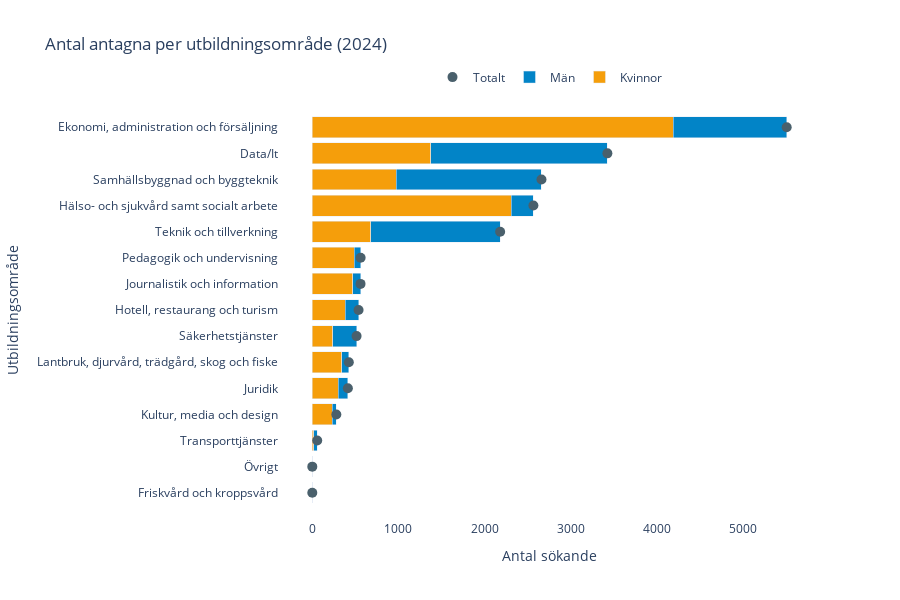

Notebook source saved alongside this figure:
### Code cell
def plot_stacked_bar_antagna(df: pd.DataFrame, year: int = None) -> None:
    """
    Plots a horizontal stacked bar chart showing gender distribution of admitted students by education area.
    
    Parameters:
        df: DataFrame with columns: kön, utbildningsområde, ålder, [2020-2024]
        year: Year to plot data for (int or str). If None, uses latest available year
    
    Returns:
        None - displays a Plotly figure
    """
    import plotly.graph_objects as go
    import pandas as pd
    
    # Input validation
    if df.empty:
        raise ValueError("DataFrame is empty")
    
    # Rename columns for consistency
    df.columns = ["kön", "utbildningsområde", "ålder", "2020", "2021", "2022", "2023", "2024"]
    df = df.fillna(0)

    # Ensure year columns are int
    year_columns = ["2020", "2021", "2022", "2023", "2024"]
    for col in year_columns:
        df[col] = pd.to_numeric(df[col], errors="coerce").fillna(0).astype(int)

    # Melt to long format
    df_long = df.melt(
        id_vars=["kön", "utbildningsområde", "ålder"],
        var_name="år",
        value_name="antal"
    )
    df_long["antal"] = pd.to_numeric(df_long["antal"], errors="coerce").fillna(0).astype(int)

    # Filter data
    df_filtered = df_long[
        (df_long["ålder"].str.lower() == "totalt") & 
        (df_long["utbildningsområde"].str.lower() != "totalt")
    ]

    # Select year
    if year is None:
        year = df_filtered["år"].max()
    year = str(year)
    
    if year not in year_columns:
        raise ValueError(f"Year must be one of {year_columns}")
        
    current_data = df_filtered[df_filtered["år"] == year]

    # Create pivot table
    pivot_df = current_data.pivot_table(
        index="utbildningsområde",
        columns="kön",
        values="antal",
        aggfunc="sum"
    ).fillna(0).reset_index()

    # Format column names
    pivot_df.columns.name = None
    pivot_df.rename(columns={
        "kvinnor": "Kvinnor",
        "män": "Män",
        "totalt": "Totalt"
    }, inplace=True)

    # Ensure numbers are int
    for col in ["Kvinnor", "Män", "Totalt"]:
        if col in pivot_df.columns:
            pivot_df[col] = pd.to_numeric(pivot_df[col], errors="coerce").fillna(0).astype(int)

    # Sort by total admitted students
    pivot_df = pivot_df.sort_values("Totalt")

    # Create visualization
    fig = go.Figure()
    
    # Add stacked bars
    fig.add_trace(go.Bar(
        x=pivot_df["Kvinnor"],
        y=pivot_df["utbildningsområde"],
        name="Kvinnor",
        orientation="h",
        marker_color="#f59e0b"
    ))
    fig.add_trace(go.Bar(
        x=pivot_df["Män"],
        y=pivot_df["utbildningsområde"],
        name="Män",
        orientation="h",
        marker_color="#0284c7"
    ))
    
    # Add total markers
    fig.add_trace(go.Scatter(
        x=pivot_df["Totalt"],
        y=pivot_df["utbildningsområde"],
        mode="markers",
        name="Totalt",
        marker=dict(color="#4A606C", size=10, symbol="circle"),
        showlegend=True
    ))

    # Layout configuration
    fig.update_layout(
        barmode="stack",
        title=f"Antal antagna per utbildningsområde ({year})",
        xaxis_title="Antal sökande",
        yaxis_title="Utbildningsområde",
        plot_bgcolor="white",
        paper_bgcolor="white",
        height=600,
        legend=dict(
            orientation="h",
            yanchor="bottom",
            y=1.02,
            xanchor="center",
            x=0.5
        )
    )
    
    fig.show()

# Example usage:
plot_stacked_bar_antagna(df, year=2024)

### Figure 1 — Plotly figure (JSON) as saved in the notebook; plotly's stock layout.template omitted (floating-point values rounded to 4 significant figures)
{"data": [{"marker": {"color": "#f59e0b"}, "name": "Kvinnor", "orientation": "h", "type": "bar", "x": [0, 0, 18, 233, 304, 344, 236, 383, 468, 487, 679, 2312, 973, 1376, 4192], "y": ["Friskvård och kroppsvård", "Övrigt", "Transporttjänster", "Kultur, media och design", "Juridik", "Lantbruk, djurvård, trädgård, skog och fiske", "Säkerhetstjänster", "Hotell, restaurang och turism", "Journalistik och information", "Pedagogik och undervisning", "Teknik och tillverkning", "Hälso- och sjukvård samt socialt arbete", "Samhällsbyggnad och byggteknik", "Data/It", "Ekonomi, administration och försäljning"]}, {"marker": {"color": "#0284c7"}, "name": "Män", "orientation": "h", "type": "bar", "x": [0, 0, 39, 46, 109, 80, 278, 154, 92, 74, 1502, 255, 1688, 2050, 1316], "y": ["Friskvård och kroppsvård", "Övrigt", "Transporttjänster", "Kultur, media och design", "Juridik", "Lantbruk, djurvård, trädgård, skog och fiske", "Säkerhetstjänster", "Hotell, restaurang och turism", "Journalistik och information", "Pedagogik och undervisning", "Teknik och tillverkning", "Hälso- och sjukvård samt socialt arbete", "Samhällsbyggnad och byggteknik", "Data/It", "Ekonomi, administration och försäljning"]}, {"marker": {"color": "#4A606C", "size": 10, "symbol": "circle"}, "mode": "markers", "name": "Totalt", "showlegend": true, "type": "scatter", "x": [0, 0, 57, 279, 413, 424, 514, 537, 560, 561, 2181, 2567, 2661, 3426, 5508], "y": ["Friskvård och kroppsvård", "Övrigt", "Transporttjänster", "Kultur, media och design", "Juridik", "Lantbruk, djurvård, trädgård, skog och fiske", "Säkerhetstjänster", "Hotell, restaurang och turism", "Journalistik och information", "Pedagogik och undervisning", "Teknik och tillverkning", "Hälso- och sjukvård samt socialt arbete", "Samhällsbyggnad och byggteknik", "Data/It", "Ekonomi, administration och försäljning"]}], "layout": {"barmode": "stack", "height": 600, "legend": {"orientation": "h", "x": 0.5, "xanchor": "center", "y": 1.02, "yanchor": "bottom"}, "paper_bgcolor": "white", "plot_bgcolor": "white", "title": {"text": "Antal antagna per utbildningsområde (2024)"}, "xaxis": {"title": {"text": "Antal sökande"}}, "yaxis": {"title": {"text": "Utbildningsområde"}}}}
